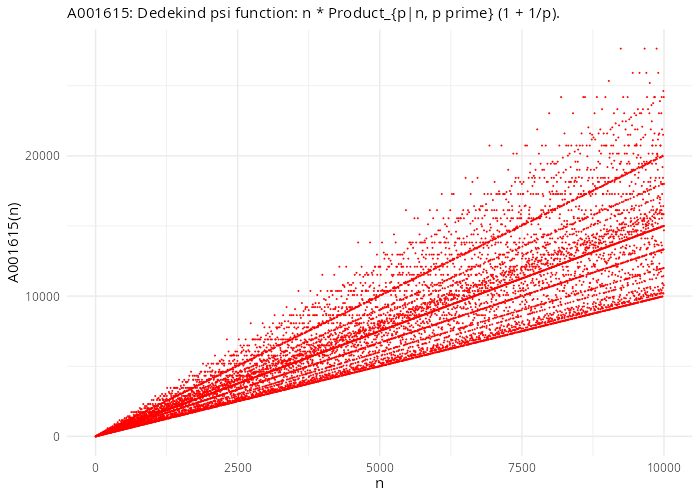

Recreate this plot in R.
#  ----------------------------------------------------------------------------
#  R PLOTS EXAMPLES
#  OEIS Sequences Plot.
#  File: oeis_plot.R
#  Enrique Pérez Herrero
#  31/Ago/2015
#  ----------------------------------------------------------------------------
#
#  Run from this folder: Rscript oeis_plot.R  (needs an internet connection)

library(ggplot2)

oeis_url <- "https://oeis.org"

oeis_bfile_url <- function(seq_id) {
    # Returns the b-file url of an OEIS sequence
    #
    # Args:
    #   seq_id: OEIS sequence Id, the letter A followed by 6 digits
    #
    # Returns:
    #   A string such as "https://oeis.org/A001615/b001615.txt"
    paste0(oeis_url, "/", seq_id, "/b", substring(seq_id, 2), ".txt")
}

oeis_info <- function(seq_id) {
    # Returns the sequence metadata (name, first terms, comments...) as a list
    jsonlite::fromJSON(paste0(oeis_url, "/search?q=id:", seq_id, "&fmt=json"))
}


# Dedekind Psi function
my_sequence <- "A001615"

# The b-file holds "n a(n)" pairs, with optional "#" comment lines
seq_data <- read.table(oeis_bfile_url(my_sequence),
                       col.names = c("n", "value"),
                       comment.char = "#")

info <- oeis_info(my_sequence)

p_oeis <- ggplot(seq_data, aes(n, value)) +
    geom_point(size = .05, colour = "red") +
    labs(title = paste(my_sequence, info$name, sep = ": "),
         x = "n", y = paste0(my_sequence, "(n)")) +
    theme_minimal() +
    theme(plot.title = element_text(size = 11))

ggsave("oeis_plot.png", p_oeis, width = 7, height = 5, dpi = 100, bg = "white")


# Other metadata returned by the OEIS JSON API
first_terms <- as.numeric(strsplit(info$data, ",")[[1]])
print(first_terms)
cat(info$comment[[1]], sep = "\n")
